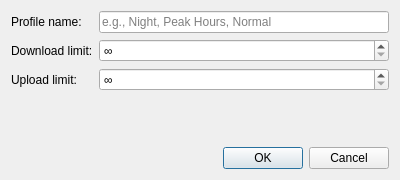
<?xml version="1.0" encoding="UTF-8"?>
<ui version="4.0">
 <class>SpeedProfileDialog</class>
 <widget class="QDialog" name="SpeedProfileDialog">
  <property name="geometry">
   <rect>
    <x>0</x>
    <y>0</y>
    <width>400</width>
    <height>180</height>
   </rect>
  </property>
  <property name="windowTitle">
   <string>Speed Profile</string>
  </property>
  <layout class="QVBoxLayout" name="verticalLayout">
   <item>
    <layout class="QFormLayout" name="formLayout">
     <item row="0" column="0">
      <widget class="QLabel" name="labelName">
       <property name="text">
        <string>Profile name:</string>
       </property>
      </widget>
     </item>
     <item row="0" column="1">
      <widget class="QLineEdit" name="lineEditName">
       <property name="placeholderText">
        <string>e.g., Night, Peak Hours, Normal</string>
       </property>
      </widget>
     </item>
     <item row="1" column="0">
      <widget class="QLabel" name="labelDownload">
       <property name="text">
        <string>Download limit:</string>
       </property>
      </widget>
     </item>
     <item row="1" column="1">
      <widget class="QSpinBox" name="spinDownloadLimit">
       <property name="specialValueText">
        <string>∞</string>
       </property>
       <property name="suffix">
        <string> KiB/s</string>
       </property>
       <property name="minimum">
        <number>-1</number>
       </property>
       <property name="maximum">
        <number>2000000</number>
       </property>
       <property name="stepType">
        <enum>QAbstractSpinBox::StepType::AdaptiveDecimalStepType</enum>
       </property>
       <property name="value">
        <number>-1</number>
       </property>
      </widget>
     </item>
     <item row="2" column="0">
      <widget class="QLabel" name="labelUpload">
       <property name="text">
        <string>Upload limit:</string>
       </property>
      </widget>
     </item>
     <item row="2" column="1">
      <widget class="QSpinBox" name="spinUploadLimit">
       <property name="specialValueText">
        <string>∞</string>
       </property>
       <property name="suffix">
        <string> KiB/s</string>
       </property>
       <property name="minimum">
        <number>-1</number>
       </property>
       <property name="maximum">
        <number>2000000</number>
       </property>
       <property name="stepType">
        <enum>QAbstractSpinBox::StepType::AdaptiveDecimalStepType</enum>
       </property>
       <property name="value">
        <number>-1</number>
       </property>
      </widget>
     </item>
    </layout>
   </item>
   <item>
    <widget class="QDialogButtonBox" name="buttonBox">
     <property name="orientation">
      <enum>Qt::Orientation::Horizontal</enum>
     </property>
     <property name="standardButtons">
      <set>QDialogButtonBox::StandardButton::Cancel|QDialogButtonBox::StandardButton::Ok</set>
     </property>
    </widget>
   </item>
  </layout>
 </widget>
 <resources/>
 <connections>
  <connection>
   <sender>buttonBox</sender>
   <signal>accepted()</signal>
   <receiver>SpeedProfileDialog</receiver>
   <slot>accept()</slot>
   <hints>
    <hint type="sourcelabel">
     <x>248</x>
     <y>254</y>
    </hint>
    <hint type="destinationlabel">
     <x>157</x>
     <y>274</y>
    </hint>
   </hints>
  </connection>
  <connection>
   <sender>buttonBox</sender>
   <signal>rejected()</signal>
   <receiver>SpeedProfileDialog</receiver>
   <slot>reject()</slot>
   <hints>
    <hint type="sourcelabel">
     <x>316</x>
     <y>260</y>
    </hint>
    <hint type="destinationlabel">
     <x>286</x>
     <y>274</y>
    </hint>
   </hints>
  </connection>
 </connections>
</ui>
